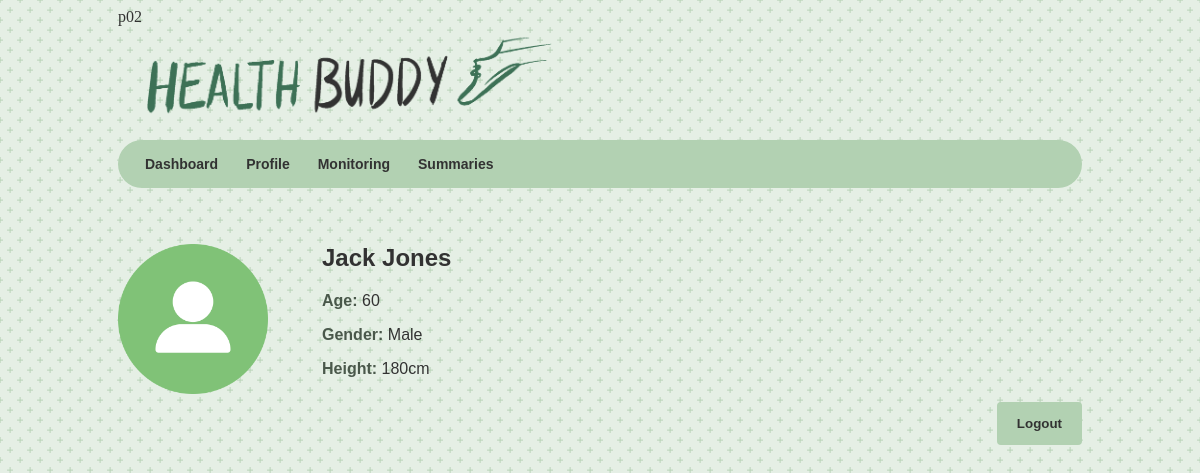
/profile.php (signed in), run on the app's committed database.
### tables this page shows
CREATE TABLE `GeneralData` (
  `id` text,
  `age` text,
  `firstName` text,
  `surname` text,
  `height` text,
  `gender` text,
  `A or B person` text,
  `maxHeartRate` text,
  `date` text,
  `minutes` text,
  `stride walk` text,
  `stride run` text
);

### profile.php (the view, shortened to what this page needs)
<!DOCTYPE html>
<?php
include "config.php";
		?>
<html>
<head><link href="css/projectStyle.css" type = "text/css" rel="stylesheet">
<link rel="stylesheet/less" type="text/css" href="css/sleepGraph.css" />
</head>
<body>
	<header>
    <img src="images/siteName.png" width="450" height="100"/>
	</header>
	<nav>
		<a href="index.php">Dashboard</a>
  		<a href="profile.php">Profile</a>
 	 	<a href="monitoring.php">Monitoring</a>
    <a href="active.php">Summaries</a>
	</nav>
	<br>
	<br>
	<img src="images/profile.png" width="150" height="150" class= "profilepic"/>
	<aside class = "profile">
	<h2>
			<?php
				$query = "SELECT * FROM GeneralData WHERE id = '". $_SESSION['uname'] . "'";
				mysqli_query($db, $query) or die('Error querying database.');
				$result = mysqli_query($db, $query);
				$row = mysqli_fetch_array($result);
	 			echo $row['firstName'] . ' ' . $row['surname'];
	 		?>
		</h2>
		<p>
		<?php
				echo  '<p> <b class = "greenTitle">Age: </b>' . $row['age'] . '</p> ';
				echo  '<p> <b class = "greenTitle">Gender: </b>' . $row['gender'] . '</p> ';
				echo  '<p> <b class = "greenTitle">Height: </b>' . $row['height'] . 'cm</p> ';
		?>
		</p>
	</aside>
	<section>
        <form method='post' action=""  class ="logout">
            <input type="submit" value="Logout" name="but_logout">
        </form>
	</section>
</body>
</html>

### css/projectStyle.css (style rules this page uses)
html { max-width: 980px; margin: auto; background-color: #dfecdf; opacity: 0.8; background: radial-gradient(circle, transparent 20%, #dfecdf 20%, #dfecdf 80%, transparent 80%, transparent), radial-gradient(circle, transparent 20%, #dfecdf 20%, #dfecdf 80%, transparent 80%, transparent) 10px 10px, linear-gradient(#a7caa6 0.8px, transparent 0.8px) 0 -0.4px, linear-gradient(90deg, #a7caa6 0.8px, #dfecdf 0.8px) -0.4px 0; background-size: 20px 20px, 20px 20px, 10px 10px, 10px 10px; }
body { height: 1000px; overflow:auto; }
header { font-family: "verdana"; padding: 5px; }
nav { background-color: #9fc69f; overflow: auto; padding: 15px; border-radius: 30px; }
a { padding: 12px; color: black; font-size: 14px; text-decoration: none; font-weight: bold; font-family: "arial"; }
.profilepic { display:inline-block; vertical-align:top; padding-top: 20px; }
.profile { display:inline-block; padding-left: 50px; font-family: "arial"; font-weight: normal; }
.greenTitle { color: #1D2F1F; }

### profile.php (style rules this page uses)
input[type=submit] { background-color: #9fc69f; color: black; font-weight: bold; padding: 14px 20px; margin: 8px 0; border: none; border-radius: 4px; cursor: pointer; float: right; }

### data on the page
generaldata: firstName "Jack", surname "Jones", age "60", gender "Male", height "180"
